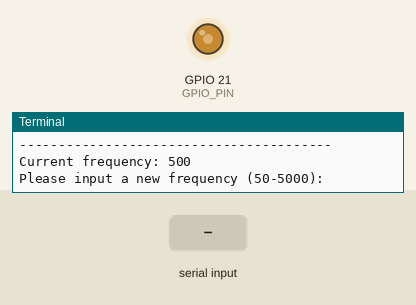
Recording of a program running on a simulated Raspberry Pi (BCM pin numbers). On the bench: output pins drawn as LEDs (lit = HIGH), the last lines printed to the terminal. Dashed ring = blinking. The inputs (shaded band) are chosen by the test bench.

Above: at 1.2 s.
1.3 s: "1" typed at the terminal, then Enter
At 1.55 s:
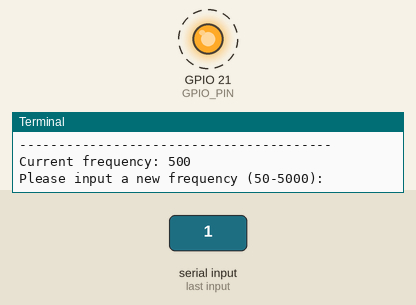
Timing chart, 0 to 10.3 s (numbered marks = the images above; inputs shaded):
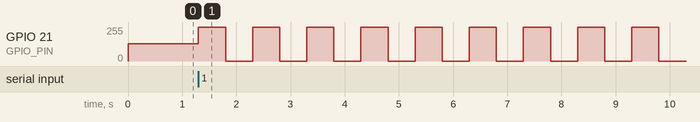

Measured:
- after the input at 1.3 s, GPIO 21 (GPIO_PIN): alternates 255/255 for 0.50 s and 0/255 for 0.50 s, starting at once

The program:

buzzer.py
```python
import RPi.GPIO as GPIO
GPIO.setmode(GPIO.BCM)

#The output pin
GPIO_PIN = 21
GPIO.setup(GPIO_PIN, GPIO.OUT)

pwm = GPIO.PWM(GPIO_PIN, 500)
pwm.start(50)
# The program will wait for the input of a new frequency.

try:
    while(True):
        print "----------------------------------------"
        print "Current frequency: %d" % 500
        Frequency = input("Please input a new frequency (50-5000):")
        pwm.ChangeFrequency(Frequency)

except KeyboardInterrupt:
    GPIO.cleanup()
```
